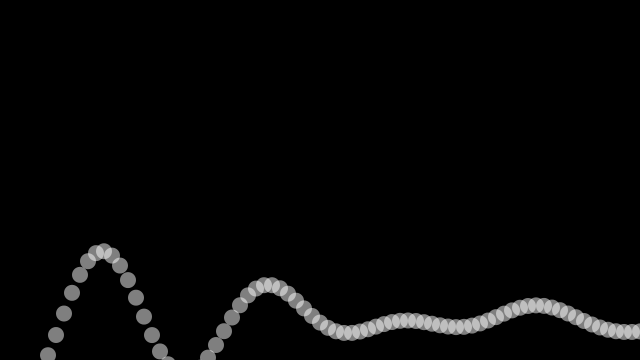
Frame 1 (no input)
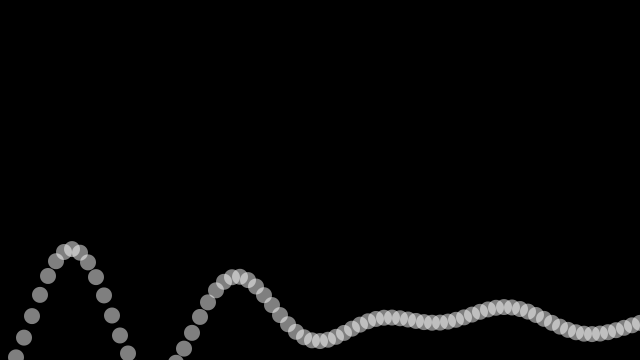
Frame 60 (the mouse pressed at the canvas centre just before this capture)
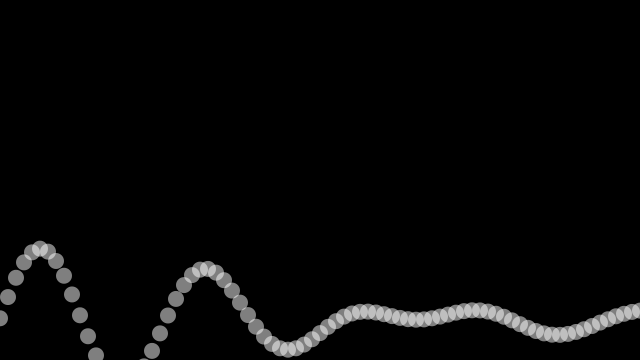
Frame 120 (the mouse held since frame 60 and released just before this capture)

The Processing sketch that drew these frames (run headless with seeded random() and noise(); from frame 60 on, the mouse is pressed at the canvas centre):

// Processing sketch: AdditiveWave
// ── AdditiveWave.pde
/**
 * Additive Wave
 * by Daniel Shiffman. 
 * 
 * Create a more complex wave by adding two waves together. 
 */
 
int xspacing = 8;   // How far apart should each horizontal location be spaced
int w;              // Width of entire wave
int maxwaves = 4;   // total # of waves to add together

float theta = 0.0;
float[] amplitude = new float[maxwaves];   // Height of wave
float[] dx = new float[maxwaves];          // Value for incrementing X, to be calculated as a function of period and xspacing
float[] yvalues;                           // Using an array to store height values for the wave (not entirely necessary)

void setup() {
  size(640, 360);
  frameRate(30);
  colorMode(RGB, 255, 255, 255, 100);
  smooth();
  w = width + 16;

  for (int i = 0; i < maxwaves; i++) {
    amplitude[i] = random(10,30);
    float period = random(100,300); // How many pixels before the wave repeats
    dx[i] = (TWO_PI / period) * xspacing;
  }

  yvalues = new float[w/xspacing];
}

void draw() {
  background(0);
  calcWave();
  renderWave();
}

void calcWave() {
  // Increment theta (try different values for 'angular velocity' here
  theta += 0.02;

  // Set all height values to zero
  for (int i = 0; i < yvalues.length; i++) {
    yvalues[i] = 0;
  }
 
  // Accumulate wave height values
  for (int j = 0; j < maxwaves; j++) {
    float x = theta;
    for (int i = 0; i < yvalues.length; i++) {
      // Every other wave is cosine instead of sine
      if (j % 2 == 0)  yvalues[i] += sin(x)*amplitude[j];
      else yvalues[i] += cos(x)*amplitude[j];
      x+=dx[j];
    }
  }
}

void renderWave() {
  // A simple way to draw the wave with an ellipse at each location
  noStroke();
  fill(255,50);
  ellipseMode(CENTER);
  for (int x = 0; x < yvalues.length; x++) {
    ellipse(x*xspacing,width/2+yvalues[x],16,16);
  }
}
